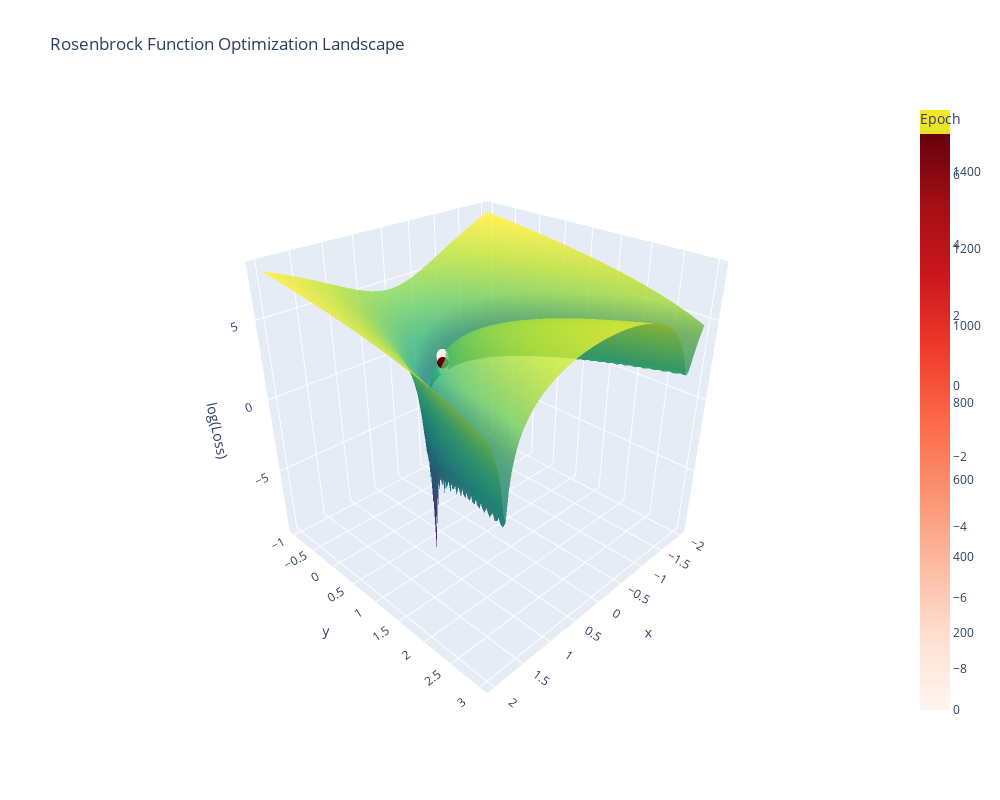

Here is the notebook cell this chart was saved with:
### Code cell
# Implementation of the Rosenbrock (banana) function - a classic optimization problem
# known for its narrow, parabolic valley which is difficult to traverse

import numpy as np
import torch
import torch.nn as nn
import plotly.graph_objects as go

# Rosenbrock function: f(x,y) = (1-x)^2 + 100(y-x^2)^2
def rosenbrock(x, y):
   return (1-x)**2 + 100*(y-x**2)**2

# Generate training data
x = np.linspace(-2, 2, 100)
y = np.linspace(-1, 3, 100)
X, Y = np.meshgrid(x, y)
Z = rosenbrock(X, Y)

# Neural network to learn the mapping
class RosenbrockNet(nn.Module):
   def __init__(self):
       super().__init__()
       self.net = nn.Sequential(
           nn.Linear(2, 32),
           nn.Tanh(),
           nn.Linear(32, 64),
           nn.ReLU(),
           nn.Linear(64, 32),
           nn.Tanh(),
           nn.Linear(32, 1)
       )
   
   def forward(self, x):
       return self.net(x)

# Training setup
model = RosenbrockNet()
optimizer = torch.optim.SGD(model.parameters(), lr=0.001, momentum=0.9)
criterion = nn.MSELoss()

# Training with parameter tracking
param_history = []
loss_history = []

# Training data
inputs = torch.FloatTensor(np.column_stack((X.flatten(), Y.flatten())))
targets = torch.FloatTensor(Z.flatten()).reshape(-1, 1)

# Train
for epoch in range(1500):
   optimizer.zero_grad()
   outputs = model(inputs)
   loss = criterion(outputs, targets)
   loss.backward()
   optimizer.step()
   
   # Track parameters (first layer)
   w1, w2 = model.net[0].weight[0].detach().numpy()
   param_history.append((w1, w2))
   loss_history.append(loss.item())

# Visualization
fig = go.Figure()

# Surface plot
fig.add_trace(go.Surface(
   x=X, y=Y, z=np.log(Z),  # Log scale for better visualization
   colorscale='viridis',
   opacity=0.8
))

# Gradient descent path
w1_history, w2_history = zip(*param_history)
fig.add_trace(go.Scatter3d(
   x=w1_history,
   y=w2_history,
   z=[np.log(rosenbrock(w1, w2)) for w1, w2 in param_history],
   mode='lines+markers',
   line=dict(color='red', width=4),
   marker=dict(
       size=4,
       color=list(range(len(w1_history))),
       colorscale='Reds',
       showscale=True,
       colorbar=dict(title='Epoch')
   )
))

fig.update_layout(
   title='Rosenbrock Function Optimization Landscape',
   scene=dict(
       xaxis_title='x',
       yaxis_title='y',
       zaxis_title='log(Loss)',
       camera=dict(eye=dict(x=1.5, y=1.5, z=1.2))
   ),
   width=1000,
   height=800
)

fig.show()

### Figure 1 — Plotly figure (JSON) as saved in the notebook; plotly's stock layout.template omitted (floating-point values rounded to 4 significant figures; data arrays with more than 128 entries replaced by an {"elided": "..."} marker saying what was removed)
{"data": [{"colorscale": [[0, "#440154"], [0.1111, "#482878"], [0.2222, "#3e4989"], [0.3333, "#31688e"], [0.4444, "#26828e"], [0.5556, "#1f9e89"], [0.6667, "#35b779"], [0.7778, "#6ece58"], [0.8889, "#b5de2b"], [1, "#fde725"]], "opacity": 0.8, "type": "surface", "x": {"elided": "100x100 float values"}, "y": {"elided": "100x100 float values"}, "z": {"elided": "100x100 float values"}}, {"line": {"color": "red", "width": 4}, "marker": {"color": {"elided": "1500 int values"}, "colorbar": {"title": {"text": "Epoch"}}, "colorscale": [[0, "rgb(255,245,240)"], [0.125, "rgb(254,224,210)"], [0.25, "rgb(252,187,161)"], [0.375, "rgb(252,146,114)"], [0.5, "rgb(251,106,74)"], [0.625, "rgb(239,59,44)"], [0.75, "rgb(203,24,29)"], [0.875, "rgb(165,15,21)"], [1, "rgb(103,0,13)"]], "showscale": true, "size": 4}, "mode": "lines+markers", "type": "scatter3d", "x": {"elided": "1500 float values"}, "y": {"elided": "1500 float values"}, "z": {"elided": "1500 float values"}}], "layout": {"height": 800, "scene": {"camera": {"eye": {"x": 1.5, "y": 1.5, "z": 1.2}}, "xaxis": {"title": {"text": "x"}}, "yaxis": {"title": {"text": "y"}}, "zaxis": {"title": {"text": "log(Loss)"}}}, "title": {"text": "Rosenbrock Function Optimization Landscape"}, "width": 1000}}
